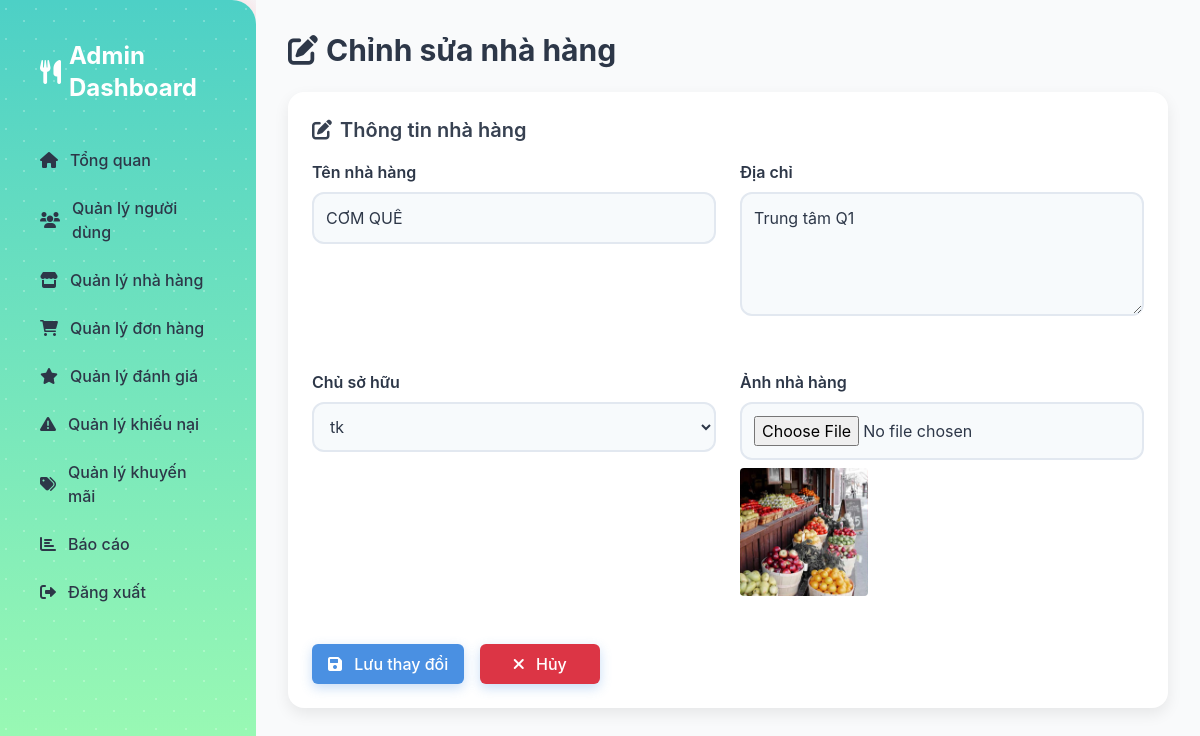
Screenshot of /modules/restaurants/edit_restaurant.php?id=1 (signed in) with the database file from the repository.
### tables this page shows
CREATE TABLE `restaurants` (
  `id` int(11) NOT NULL,
  `name` varchar(100) NOT NULL,
  `address` text NOT NULL,
  `owner_id` int(11) DEFAULT NULL,
  `status` enum('pending','approved','rejected') DEFAULT 'pending',
  `image` varchar(255) DEFAULT NULL
);

CREATE TABLE `users` (
  `id` int(11) NOT NULL,
  `username` varchar(50) NOT NULL,
  `password` varchar(255) NOT NULL,
  `role` enum('admin','user','restaurant') NOT NULL,
  `email` varchar(100) NOT NULL,
  `created_at` timestamp NOT NULL DEFAULT current_timestamp()
);

### modules/restaurants/edit_restaurant.php (the view, shortened to what this page needs)
<?php
require __DIR__ . '/../../config/db_connect.php';
$current_page = basename($_SERVER['PHP_SELF']);
$restaurant = null;
try {
    $stmt = $pdo->prepare("SELECT r.*, u.username AS owner FROM restaurants r LEFT JOIN users u ON r.owner_id = u.id WHERE r.id = ?");
    $stmt->execute([$_GET['id']]);
    $restaurant = $stmt->fetch(PDO::FETCH_ASSOC);
} catch (PDOException $e) {
    $error = "Lỗi khi lấy dữ liệu: " . $e->getMessage();
    error_log("Database error when fetching restaurant: " . $e->getMessage());
}
try {
    $stmt = $pdo->query("SELECT id, username FROM users WHERE role = 'restaurant'");
    $restaurant_owners = $stmt->fetchAll(PDO::FETCH_ASSOC);
} catch (PDOException $e) {
    $error = "Lỗi khi lấy danh sách chủ sở hữu: " . $e->getMessage();
    error_log("Database error when fetching restaurant owners: " . $e->getMessage());
}
?>
<!DOCTYPE html>
<html lang="vi">
<head>
    <link href="https://cdn.jsdelivr.net/npm/tailwindcss@2.2.19/dist/tailwind.min.css" rel="stylesheet">
    <link href="/ad/assets/css/admin.css" rel="stylesheet">
    <link href="https://cdnjs.cloudflare.com/ajax/libs/font-awesome/6.0.0-beta3/css/all.min.css" rel="stylesheet">
    <link href="https://cdnjs.cloudflare.com/ajax/libs/animate.css/4.1.1/animate.min.css" rel="stylesheet">
</head>
<body class="flex flex-col h-screen bg-gray-50" data-page="<?php echo $current_page; ?>">
    <div class="flex flex-1 overflow-hidden">
        <aside class="sidebar w-64 bg-gray-800 text-white transition-all duration-300 ease-in-out">
            <h2 class="text-2xl font-bold mb-4 flex items-center p-4">
                <i class="fas fa-utensils mr-2"></i> <span>Admin Dashboard</span>
            </h2>
            <nav>
                <ul>
                    <li><a href="/ad/views/dashboard.php" class="flex items-center p-4 <?php echo ($current_page == 'dashboard.php' && !isset($_GET['page'])) ? 'active' : ''; ?>"><i class="fas fa-home mr-2"></i> <span>Tổng quan</span></a></li>
                    <li><a href="/ad/modules/users/manage_users.php" class="flex items-center p-4 <?php echo ($current_page == 'manage_users.php') ? 'active' : ''; ?>"><i class="fas fa-users mr-2"></i> <span>Quản lý người dùng</span></a></li>
                    <li><a href="/ad/modules/restaurants/manage_restaurants.php" class="flex items-center p-4 <?php echo ($current_page == 'manage_restaurants.php') ? 'active' : ''; ?>"><i class="fas fa-store mr-2"></i> <span>Quản lý nhà hàng</span></a></li>
                    <li><a href="/ad/modules/orders/manage_orders.php" class="flex items-center p-4 <?php echo ($current_page == 'manage_orders.php') ? 'active' : ''; ?>"><i class="fas fa-shopping-cart mr-2"></i> <span>Quản lý đơn hàng</span></a></li>
                    <li><a href="/ad/modules/reviews/manage_reviews.php" class="flex items-center p-4 <?php echo ($current_page == 'manage_reviews.php') ? 'active' : ''; ?>"><i class="fas fa-star mr-2"></i> <span>Quản lý đánh giá</span></a></li>
                    <li><a href="/ad/modules/complaints/manage_complaints.php" class="flex items-center p-4 <?php echo ($current_page == 'manage_complaints.php') ? 'active' : ''; ?>"><i class="fas fa-exclamation-triangle mr-2"></i> <span>Quản lý khiếu nại</span></a></li>
                    <li><a href="/ad/modules/promotions/manage_promotions.php" class="flex items-center p-4 <?php echo ($current_page == 'manage_promotions.php') ? 'active' : ''; ?>"><i class="fas fa-tags mr-2"></i> <span>Quản lý khuyến mãi</span></a></li>
                    <li><a href="/ad/views/report.php" class="flex items-center p-4 <?php echo ($current_page == 'report.php') ? 'active' : ''; ?>"><i class="fas fa-chart-bar mr-2"></i> <span>Báo cáo</span></a></li>
                    <li><a href="/ad/modules/auth/logout.php" class="flex items-center p-4 <?php echo ($current_page == 'logout.php') ? 'active' : ''; ?>"><i class="fas fa-sign-out-alt mr-2"></i> <span>Đăng xuất</span></a></li>
                </ul>
            </nav>
        </aside>
        <main class="main-content flex-1 overflow-auto p-6 bg-gray-50 animate__animated animate__fadeIn" id="main-content">
            <div class="content" id="content" style="display: none;">
                <h1 class="text-3xl font-bold mb-6 flex items-center animate__animated animate__fadeInUp">
                    <i class="fas fa-edit mr-2"></i> Chỉnh sửa nhà hàng
                </h1>
                <div class="card mb-6 bg-white shadow-lg rounded-lg p-6 animate__animated animate__fadeInUp">
                    <h2 class="text-xl font-semibold mb-4 flex items-center text-gray-700">
                        <i class="fas fa-edit mr-2"></i> Thông tin nhà hàng
                    </h2>
                    <form method="POST" action="" enctype="multipart/form-data" class="grid grid-cols-1 md:grid-cols-2 gap-6">
                        <div class="form-group">
                            <label for="name">Tên nhà hàng</label>
                            <input type="text" name="name" id="name" class="form-control" value="<?php echo htmlspecialchars($restaurant['name']); ?>" required>
                        </div>
                        <div class="form-group">
                            <label for="address">Địa chỉ</label>
                            <textarea name="address" id="address" class="form-control" rows="4" required><?php echo htmlspecialchars($restaurant['address']); ?></textarea>
                        </div>
                        <div class="form-group">
                            <label for="owner_id">Chủ sở hữu</label>
                            <select name="owner_id" id="owner_id" class="form-control" required>
                                <?php foreach ($restaurant_owners as $owner): ?>
                                <option value="<?php echo htmlspecialchars($owner['id']); ?>" <?php echo ($owner['id'] == $restaurant['owner_id']) ? 'selected' : ''; ?>><?php echo htmlspecialchars($owner['username']); ?></option>
                                <?php endforeach; ?>
                            </select>
                        </div>
                        <div class="form-group">
                            <label for="image">Ảnh nhà hàng</label>
                            <input type="file" name="image" id="image" class="form-control" accept="image/*">
                            <?php if ($restaurant['image']): ?>
                            <img src="<?php echo htmlspecialchars($restaurant['image']); ?>" alt="Ảnh hiện tại" class="w-32 h-32 object-cover rounded mt-2">
                            <?php endif; ?>
                        </div>
                        <div class="md:col-span-2">
                            <div class="flex flex-wrap gap-4">
                                <button type="submit" class="btn btn-primary">
                                    <i class="fas fa-save mr-2"></i> Lưu thay đổi
                                </button>
                                <a href="manage_restaurants.php" class="btn btn-danger">
                                    <i class="fas fa-times mr-2"></i> Hủy
                                </a>
                            </div>
                        </div>
                    </form>
                </div>
            </div>
        </main>
    </div>
</body>
</html>

### assets/css/admin.css (style rules this page uses)
body { font-family: 'Inter', -apple-system, BlinkMacSystemFont, 'Segoe UI', Roboto, sans-serif; background: linear-gradient(135deg, #f7fafc 0%, #dce3ec 100%); background-size: 200% 200%; animation: gradientMove 15s ease infinite; margin: 0; height: 100vh; overflow: auto; color: #2d3748; }
.sidebar { background: linear-gradient(180deg, #4dd0c6, #9ffcb2); color: #ffffff; height: 100vh; position: fixed; width: 256px; padding: 1.5rem; box-shadow: 0 0 30px rgba(255, 154, 158, 0.4); overflow-y: auto; transition: all 0.3s ease-in-out; border-top-right-radius: 24px; border-bottom-right-radius: 24px; overflow: hidden; }
.sidebar::before { content: ''; position: absolute; top: 0; left: 0; width: 100%; height: 100%; background-image: radial-gradient(circle at 20% 30%, rgba(255,255,255,0.8) 1px, transparent 1px), radial-gradient(circle at 80% 70%, rgba(255,255,255,0.8) 1px, transparent 1px); background-size: 30px 30px; opacity: 0.3; animation: particleMove 20s linear infinite; }
.sidebar nav ul { list-style: none; padding: 0; }
.sidebar nav ul li a { display: flex; align-items: center; padding: 0.75rem 1rem; border-radius: 0.75rem; color: #2d3748; text-decoration: none; transition: all 0.3s ease; font-weight: 500; position: relative; overflow: hidden; }
.sidebar nav ul li a::before { content: ''; position: absolute; top: 0; left: -100%; width: 100%; height: 100%; background: linear-gradient(90deg, rgba(255, 255, 255, 0.2) 0%, rgba(255, 255, 255, 0.5) 50%, rgba(255, 255, 255, 0.2) 100%); transition: all 0.4s ease; z-index: 0; }
.sidebar nav ul li a i { margin-right: 0.75rem; transition: transform 0.3s ease, opacity 0.3s ease; }
.sidebar nav ul li a span { transition: opacity 0.3s ease; }
.main-content { margin-left: 256px; padding: 2rem; height: 100vh; width: calc(100% - 256px); overflow-y: auto; transition: margin-left 0.3s ease; padding-bottom: 2rem; }
.card { background-color: #ffffff; border-radius: 1rem; box-shadow: 0 6px 15px rgba(0, 0, 0, 0.08); padding: 1.5rem; margin-bottom: 2rem; transition: all 0.3s ease; opacity: 1 !important; backface-visibility: hidden; will-change: transform, box-shadow; }
.btn { padding: 0.75rem 1.5rem; border-radius: 0.75rem; font-weight: 600; transition: all 0.3s ease; min-width: 120px; text-align: center; box-shadow: 0 4px 12px rgba(74, 144, 226, 0.3); opacity: 1 !important; cursor: pointer; }
.btn-primary { background-color: #4a90e2; color: #ffffff; }
.btn-danger { background-color: #e53e3e; color: #ffffff; }
.form-group { margin-bottom: 1.5rem; }
.form-group label { display: block; color: #2d3748; font-weight: 600; margin-bottom: 0.5rem; }
.form-group input, .form-group textarea, .form-group select { width: 100%; padding: 0.75rem; border: 2px solid #e2e8f0; border-radius: 0.75rem; outline: none; transition: all 0.3s ease; background-color: #f7fafc; }

### modules/restaurants/edit_restaurant.php (style rules this page uses)
.content { opacity: 0; transition: opacity 0.5s ease; }
.content.loaded { opacity: 1; }
.btn { padding: 0.5rem 1rem; border-radius: 0.375rem; font-weight: 500; transition: all 0.3s ease; }
.btn-primary { background-color: #4a90e2; color: white; }
.btn-danger { background-color: #dc3545; color: white; }
.form-control { width: 100%; padding: 0.5rem; border: 1px solid #d1d5db; border-radius: 0.375rem; }

### rows the page displays
restaurants: name "CƠM QUÊ", address "Trung tâm Q1", owner_id "tk", image (picture)
